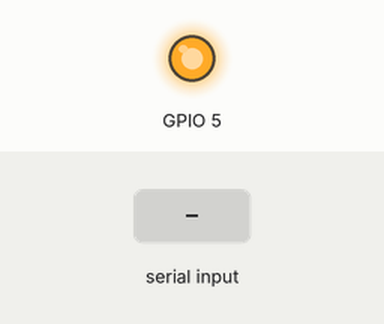
This sketch was run on a simulated ESP32. Parts: output pins drawn as LEDs (lit = HIGH). The inputs (shaded band) are chosen by the test bench.

Above: at 1.2 s.
1.3 s: "1" received over Serial
At 1.9 s:
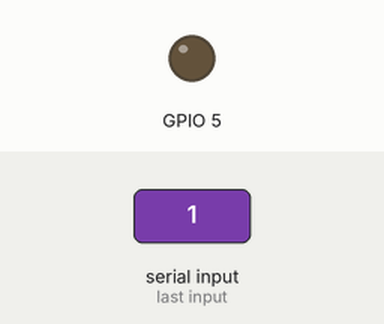
2.8 s: "0" received over Serial
At 3.1 s:
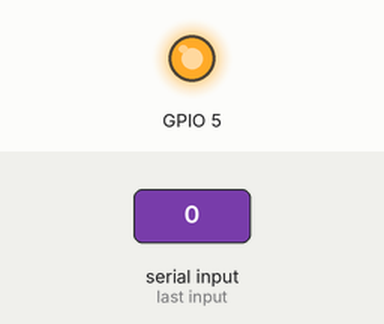
Timing chart, 0 to 5.8 s (numbered marks = the images above; inputs shaded):
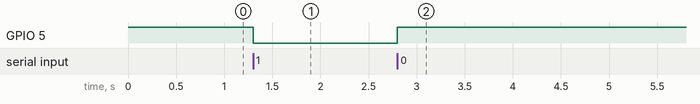

Measured:
- after the input at 1.3 s, GPIO 5: HIGH → LOW at once
- after the input at 2.8 s, GPIO 5: LOW → HIGH at once

The sketch:

Simon_Testbed.ino
```cpp
void setup() {
  // Initialize serial communication
  Serial.begin(115200);  // Use the same baud rate as in the Python script
  pinMode(5, OUTPUT);
    digitalWrite(5, 1);

}

void loop() {
  if (Serial.available() > 0) {
    // Read the data from the serial port
    char receivedChar = Serial.read();

    // Process the received data (0 or 1)
    if (receivedChar == '0') {
      digitalWrite(5,1);
    } else if (receivedChar == '1') {
      digitalWrite(5, 0);
    }
  }

  // Add your other code here
}
```
